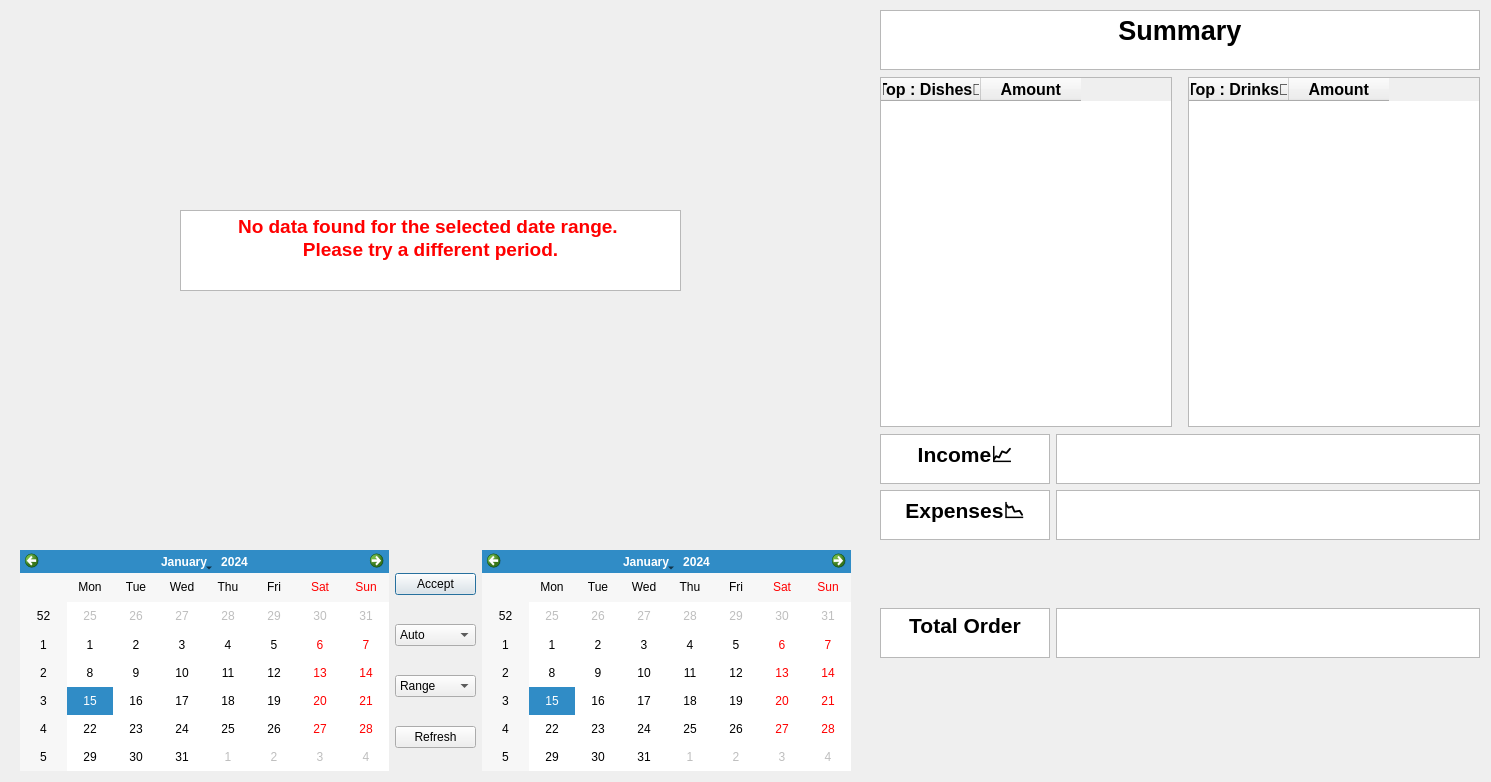
<?xml version="1.0" encoding="UTF-8"?>
<ui version="4.0">
 <class>analysis</class>
 <widget class="QDialog" name="analysis">
  <property name="geometry">
   <rect>
    <x>0</x>
    <y>0</y>
    <width>1491</width>
    <height>782</height>
   </rect>
  </property>
  <property name="windowTitle">
   <string>Dialog</string>
  </property>
  <widget class="QWidget" name="horizontalLayoutWidget">
   <property name="geometry">
    <rect>
     <x>20</x>
     <y>10</y>
     <width>831</width>
     <height>521</height>
    </rect>
   </property>
   <layout class="QHBoxLayout" name="Chart_Layout"/>
  </widget>
  <widget class="QWidget" name="horizontalLayoutWidget_2">
   <property name="geometry">
    <rect>
     <x>20</x>
     <y>550</y>
     <width>831</width>
     <height>221</height>
    </rect>
   </property>
   <layout class="QHBoxLayout" name="horizontalLayout">
    <property name="sizeConstraint">
     <enum>QLayout::SizeConstraint::SetNoConstraint</enum>
    </property>
    <item>
     <widget class="QCalendarWidget" name="calendar_start_date">
      <property name="firstDayOfWeek">
       <enum>Qt::DayOfWeek::Monday</enum>
      </property>
     </widget>
    </item>
    <item>
     <layout class="QVBoxLayout" name="verticalLayout_3">
      <item>
       <widget class="QPushButton" name="accept">
        <property name="text">
         <string>Accept</string>
        </property>
       </widget>
      </item>
      <item>
       <widget class="QComboBox" name="comboBox_Scale_mode">
        <item>
         <property name="text">
          <string>Auto</string>
         </property>
        </item>
        <item>
         <property name="text">
          <string>Scale</string>
         </property>
        </item>
        <item>
         <property name="text">
          <string>Un-Scale</string>
         </property>
        </item>
       </widget>
      </item>
      <item>
       <widget class="QComboBox" name="comboBox_search_mode">
        <item>
         <property name="text">
          <string>Range</string>
         </property>
        </item>
        <item>
         <property name="text">
          <string>Day</string>
         </property>
        </item>
        <item>
         <property name="text">
          <string>Week</string>
         </property>
        </item>
        <item>
         <property name="text">
          <string>Month</string>
         </property>
        </item>
        <item>
         <property name="text">
          <string>Year</string>
         </property>
        </item>
        <item>
         <property name="text">
          <string>All</string>
         </property>
        </item>
       </widget>
      </item>
      <item>
       <widget class="QPushButton" name="Refresh">
        <property name="text">
         <string>Refresh</string>
        </property>
       </widget>
      </item>
     </layout>
    </item>
    <item>
     <widget class="QCalendarWidget" name="calendar_end_date">
      <property name="firstDayOfWeek">
       <enum>Qt::DayOfWeek::Monday</enum>
      </property>
     </widget>
    </item>
   </layout>
  </widget>
  <widget class="QTextEdit" name="NO_DATA">
   <property name="geometry">
    <rect>
     <x>180</x>
     <y>210</y>
     <width>501</width>
     <height>81</height>
    </rect>
   </property>
   <property name="readOnly">
    <bool>true</bool>
   </property>
   <property name="html">
    <string>&lt;!DOCTYPE HTML PUBLIC &quot;-//W3C//DTD HTML 4.0//EN&quot; &quot;http://www.w3.org/TR/REC-html40/strict.dtd&quot;&gt;
&lt;html&gt;&lt;head&gt;&lt;meta name=&quot;qrichtext&quot; content=&quot;1&quot; /&gt;&lt;meta charset=&quot;utf-8&quot; /&gt;&lt;style type=&quot;text/css&quot;&gt;
p, li { white-space: pre-wrap; }
hr { height: 1px; border-width: 0; }
li.unchecked::marker { content: &quot;\2610&quot;; }
li.checked::marker { content: &quot;\2612&quot;; }
&lt;/style&gt;&lt;/head&gt;&lt;body style=&quot; font-family:'Segoe UI'; font-size:9pt; font-weight:400; font-style:normal;&quot;&gt;
&lt;p align=&quot;center&quot; style=&quot; margin-top:0px; margin-bottom:0px; margin-left:0px; margin-right:0px; -qt-block-indent:0; text-indent:0px;&quot;&gt;&lt;span style=&quot; font-size:14pt; font-weight:700; color:#ff0000;&quot;&gt;No data found for the selected date range. &lt;/span&gt;&lt;/p&gt;
&lt;p align=&quot;center&quot; style=&quot; margin-top:0px; margin-bottom:0px; margin-left:0px; margin-right:0px; -qt-block-indent:0; text-indent:0px;&quot;&gt;&lt;span style=&quot; font-size:14pt; font-weight:700; color:#ff0000;&quot;&gt;Please try a different period.&lt;/span&gt;&lt;/p&gt;&lt;/body&gt;&lt;/html&gt;</string>
   </property>
  </widget>
  <widget class="QWidget" name="verticalLayoutWidget">
   <property name="geometry">
    <rect>
     <x>880</x>
     <y>10</y>
     <width>600</width>
     <height>761</height>
    </rect>
   </property>
   <layout class="QVBoxLayout" name="verticalLayout">
    <item>
     <widget class="QTextEdit" name="text_Summary">
      <property name="enabled">
       <bool>true</bool>
      </property>
      <property name="minimumSize">
       <size>
        <width>0</width>
        <height>0</height>
       </size>
      </property>
      <property name="maximumSize">
       <size>
        <width>16777215</width>
        <height>60</height>
       </size>
      </property>
      <property name="readOnly">
       <bool>true</bool>
      </property>
      <property name="html">
       <string>&lt;!DOCTYPE HTML PUBLIC &quot;-//W3C//DTD HTML 4.0//EN&quot; &quot;http://www.w3.org/TR/REC-html40/strict.dtd&quot;&gt;
&lt;html&gt;&lt;head&gt;&lt;meta name=&quot;qrichtext&quot; content=&quot;1&quot; /&gt;&lt;meta charset=&quot;utf-8&quot; /&gt;&lt;style type=&quot;text/css&quot;&gt;
p, li { white-space: pre-wrap; }
hr { height: 1px; border-width: 0; }
li.unchecked::marker { content: &quot;\2610&quot;; }
li.checked::marker { content: &quot;\2612&quot;; }
&lt;/style&gt;&lt;/head&gt;&lt;body style=&quot; font-family:'Segoe UI'; font-size:9pt; font-weight:400; font-style:normal;&quot;&gt;
&lt;p align=&quot;center&quot; style=&quot; margin-top:0px; margin-bottom:0px; margin-left:0px; margin-right:0px; -qt-block-indent:0; text-indent:0px;&quot;&gt;&lt;span style=&quot; font-size:20pt; font-weight:700;&quot;&gt;Summary&lt;/span&gt;&lt;/p&gt;&lt;/body&gt;&lt;/html&gt;</string>
      </property>
     </widget>
    </item>
    <item>
     <spacer name="verticalSpacer">
      <property name="orientation">
       <enum>Qt::Orientation::Vertical</enum>
      </property>
      <property name="sizeType">
       <enum>QSizePolicy::Policy::Minimum</enum>
      </property>
      <property name="sizeHint" stdset="0">
       <size>
        <width>1</width>
        <height>1</height>
       </size>
      </property>
     </spacer>
    </item>
    <item>
     <layout class="QHBoxLayout" name="horizontalLayout_3">
      <item>
       <widget class="QTableWidget" name="Top_Dished">
        <property name="font">
         <font>
          <pointsize>12</pointsize>
         </font>
        </property>
        <property name="editTriggers">
         <set>QAbstractItemView::EditTrigger::NoEditTriggers</set>
        </property>
        <column>
         <property name="text">
          <string>Top : Dishes🍝</string>
         </property>
         <property name="font">
          <font>
           <pointsize>12</pointsize>
           <bold>true</bold>
          </font>
         </property>
        </column>
        <column>
         <property name="text">
          <string> Amount </string>
         </property>
         <property name="font">
          <font>
           <pointsize>12</pointsize>
           <bold>true</bold>
          </font>
         </property>
        </column>
       </widget>
      </item>
      <item>
       <spacer name="horizontalSpacer">
        <property name="orientation">
         <enum>Qt::Orientation::Horizontal</enum>
        </property>
        <property name="sizeType">
         <enum>QSizePolicy::Policy::Minimum</enum>
        </property>
        <property name="sizeHint" stdset="0">
         <size>
          <width>10</width>
          <height>20</height>
         </size>
        </property>
       </spacer>
      </item>
      <item>
       <widget class="QTableWidget" name="Top_Drinks">
        <property name="minimumSize">
         <size>
          <width>0</width>
          <height>350</height>
         </size>
        </property>
        <property name="font">
         <font>
          <pointsize>12</pointsize>
         </font>
        </property>
        <property name="editTriggers">
         <set>QAbstractItemView::EditTrigger::NoEditTriggers</set>
        </property>
        <column>
         <property name="text">
          <string>Top : Drinks🍹</string>
         </property>
         <property name="font">
          <font>
           <pointsize>12</pointsize>
           <bold>true</bold>
          </font>
         </property>
        </column>
        <column>
         <property name="text">
          <string> Amount </string>
         </property>
         <property name="font">
          <font>
           <pointsize>12</pointsize>
           <bold>true</bold>
          </font>
         </property>
        </column>
       </widget>
      </item>
     </layout>
    </item>
    <item>
     <spacer name="verticalSpacer_3">
      <property name="orientation">
       <enum>Qt::Orientation::Vertical</enum>
      </property>
      <property name="sizeType">
       <enum>QSizePolicy::Policy::Minimum</enum>
      </property>
      <property name="sizeHint" stdset="0">
       <size>
        <width>20</width>
        <height>1</height>
       </size>
      </property>
     </spacer>
    </item>
    <item>
     <layout class="QHBoxLayout" name="horizontalLayout_2">
      <item>
       <layout class="QVBoxLayout" name="verticalLayout_4">
        <item>
         <widget class="QTextEdit" name="text_Expenses">
          <property name="minimumSize">
           <size>
            <width>0</width>
            <height>0</height>
           </size>
          </property>
          <property name="maximumSize">
           <size>
            <width>170</width>
            <height>50</height>
           </size>
          </property>
          <property name="readOnly">
           <bool>true</bool>
          </property>
          <property name="html">
           <string>&lt;!DOCTYPE HTML PUBLIC &quot;-//W3C//DTD HTML 4.0//EN&quot; &quot;http://www.w3.org/TR/REC-html40/strict.dtd&quot;&gt;
&lt;html&gt;&lt;head&gt;&lt;meta name=&quot;qrichtext&quot; content=&quot;1&quot; /&gt;&lt;meta charset=&quot;utf-8&quot; /&gt;&lt;style type=&quot;text/css&quot;&gt;
p, li { white-space: pre-wrap; }
hr { height: 1px; border-width: 0; }
li.unchecked::marker { content: &quot;\2610&quot;; }
li.checked::marker { content: &quot;\2612&quot;; }
&lt;/style&gt;&lt;/head&gt;&lt;body style=&quot; font-family:'Segoe UI'; font-size:9pt; font-weight:400; font-style:normal;&quot;&gt;
&lt;p align=&quot;center&quot; style=&quot; margin-top:0px; margin-bottom:0px; margin-left:0px; margin-right:0px; -qt-block-indent:0; text-indent:0px;&quot;&gt;&lt;span style=&quot; font-size:16pt; font-weight:700;&quot;&gt;Income📈&lt;/span&gt;&lt;/p&gt;&lt;/body&gt;&lt;/html&gt;</string>
          </property>
         </widget>
        </item>
        <item>
         <widget class="QTextEdit" name="text_Income">
          <property name="minimumSize">
           <size>
            <width>0</width>
            <height>0</height>
           </size>
          </property>
          <property name="maximumSize">
           <size>
            <width>170</width>
            <height>50</height>
           </size>
          </property>
          <property name="readOnly">
           <bool>true</bool>
          </property>
          <property name="html">
           <string>&lt;!DOCTYPE HTML PUBLIC &quot;-//W3C//DTD HTML 4.0//EN&quot; &quot;http://www.w3.org/TR/REC-html40/strict.dtd&quot;&gt;
&lt;html&gt;&lt;head&gt;&lt;meta name=&quot;qrichtext&quot; content=&quot;1&quot; /&gt;&lt;meta charset=&quot;utf-8&quot; /&gt;&lt;style type=&quot;text/css&quot;&gt;
p, li { white-space: pre-wrap; }
hr { height: 1px; border-width: 0; }
li.unchecked::marker { content: &quot;\2610&quot;; }
li.checked::marker { content: &quot;\2612&quot;; }
&lt;/style&gt;&lt;/head&gt;&lt;body style=&quot; font-family:'Segoe UI'; font-size:9pt; font-weight:400; font-style:normal;&quot;&gt;
&lt;p align=&quot;center&quot; style=&quot; margin-top:0px; margin-bottom:0px; margin-left:0px; margin-right:0px; -qt-block-indent:0; text-indent:0px;&quot;&gt;&lt;span style=&quot; font-size:16pt; font-weight:700;&quot;&gt;Expenses📉&lt;/span&gt;&lt;/p&gt;&lt;/body&gt;&lt;/html&gt;</string>
          </property>
         </widget>
        </item>
       </layout>
      </item>
      <item>
       <layout class="QVBoxLayout" name="verticalLayout_2">
        <item>
         <widget class="QTextEdit" name="Income_in_range">
          <property name="minimumSize">
           <size>
            <width>400</width>
            <height>0</height>
           </size>
          </property>
          <property name="maximumSize">
           <size>
            <width>16777215</width>
            <height>50</height>
           </size>
          </property>
          <property name="readOnly">
           <bool>true</bool>
          </property>
          <property name="html">
           <string>&lt;!DOCTYPE HTML PUBLIC &quot;-//W3C//DTD HTML 4.0//EN&quot; &quot;http://www.w3.org/TR/REC-html40/strict.dtd&quot;&gt;
&lt;html&gt;&lt;head&gt;&lt;meta name=&quot;qrichtext&quot; content=&quot;1&quot; /&gt;&lt;meta charset=&quot;utf-8&quot; /&gt;&lt;style type=&quot;text/css&quot;&gt;
p, li { white-space: pre-wrap; }
hr { height: 1px; border-width: 0; }
li.unchecked::marker { content: &quot;\2610&quot;; }
li.checked::marker { content: &quot;\2612&quot;; }
&lt;/style&gt;&lt;/head&gt;&lt;body style=&quot; font-family:'Segoe UI'; font-size:9pt; font-weight:400; font-style:normal;&quot;&gt;
&lt;p align=&quot;center&quot; style=&quot;-qt-paragraph-type:empty; margin-top:0px; margin-bottom:0px; margin-left:0px; margin-right:0px; -qt-block-indent:0; text-indent:0px;&quot;&gt;&lt;br /&gt;&lt;/p&gt;&lt;/body&gt;&lt;/html&gt;</string>
          </property>
         </widget>
        </item>
        <item>
         <widget class="QTextEdit" name="Expenses_in_range">
          <property name="minimumSize">
           <size>
            <width>0</width>
            <height>0</height>
           </size>
          </property>
          <property name="maximumSize">
           <size>
            <width>16777215</width>
            <height>50</height>
           </size>
          </property>
          <property name="readOnly">
           <bool>true</bool>
          </property>
          <property name="html">
           <string>&lt;!DOCTYPE HTML PUBLIC &quot;-//W3C//DTD HTML 4.0//EN&quot; &quot;http://www.w3.org/TR/REC-html40/strict.dtd&quot;&gt;
&lt;html&gt;&lt;head&gt;&lt;meta name=&quot;qrichtext&quot; content=&quot;1&quot; /&gt;&lt;meta charset=&quot;utf-8&quot; /&gt;&lt;style type=&quot;text/css&quot;&gt;
p, li { white-space: pre-wrap; }
hr { height: 1px; border-width: 0; }
li.unchecked::marker { content: &quot;\2610&quot;; }
li.checked::marker { content: &quot;\2612&quot;; }
&lt;/style&gt;&lt;/head&gt;&lt;body style=&quot; font-family:'Segoe UI'; font-size:9pt; font-weight:400; font-style:normal;&quot;&gt;
&lt;p align=&quot;center&quot; style=&quot;-qt-paragraph-type:empty; margin-top:0px; margin-bottom:0px; margin-left:0px; margin-right:0px; -qt-block-indent:0; text-indent:0px;&quot;&gt;&lt;br /&gt;&lt;/p&gt;&lt;/body&gt;&lt;/html&gt;</string>
          </property>
         </widget>
        </item>
       </layout>
      </item>
     </layout>
    </item>
    <item>
     <spacer name="verticalSpacer_2">
      <property name="orientation">
       <enum>Qt::Orientation::Vertical</enum>
      </property>
      <property name="sizeType">
       <enum>QSizePolicy::Policy::Preferred</enum>
      </property>
      <property name="sizeHint" stdset="0">
       <size>
        <width>20</width>
        <height>250</height>
       </size>
      </property>
     </spacer>
    </item>
    <item>
     <layout class="QHBoxLayout" name="horizontalLayout_5">
      <item>
       <layout class="QVBoxLayout" name="verticalLayout_7">
        <item>
         <widget class="QTextEdit" name="text_TotalOrder">
          <property name="minimumSize">
           <size>
            <width>0</width>
            <height>0</height>
           </size>
          </property>
          <property name="maximumSize">
           <size>
            <width>170</width>
            <height>50</height>
           </size>
          </property>
          <property name="readOnly">
           <bool>true</bool>
          </property>
          <property name="html">
           <string>&lt;!DOCTYPE HTML PUBLIC &quot;-//W3C//DTD HTML 4.0//EN&quot; &quot;http://www.w3.org/TR/REC-html40/strict.dtd&quot;&gt;
&lt;html&gt;&lt;head&gt;&lt;meta name=&quot;qrichtext&quot; content=&quot;1&quot; /&gt;&lt;meta charset=&quot;utf-8&quot; /&gt;&lt;style type=&quot;text/css&quot;&gt;
p, li { white-space: pre-wrap; }
hr { height: 1px; border-width: 0; }
li.unchecked::marker { content: &quot;\2610&quot;; }
li.checked::marker { content: &quot;\2612&quot;; }
&lt;/style&gt;&lt;/head&gt;&lt;body style=&quot; font-family:'Segoe UI'; font-size:9pt; font-weight:400; font-style:normal;&quot;&gt;
&lt;p align=&quot;center&quot; style=&quot; margin-top:0px; margin-bottom:0px; margin-left:0px; margin-right:0px; -qt-block-indent:0; text-indent:0px;&quot;&gt;&lt;span style=&quot; font-size:16pt; font-weight:700;&quot;&gt;Total Order&lt;/span&gt;&lt;/p&gt;&lt;/body&gt;&lt;/html&gt;</string>
          </property>
         </widget>
        </item>
       </layout>
      </item>
      <item>
       <layout class="QVBoxLayout" name="verticalLayout_8">
        <item>
         <widget class="QTextEdit" name="Total_Order_in_range">
          <property name="minimumSize">
           <size>
            <width>400</width>
            <height>0</height>
           </size>
          </property>
          <property name="maximumSize">
           <size>
            <width>16777215</width>
            <height>50</height>
           </size>
          </property>
          <property name="readOnly">
           <bool>true</bool>
          </property>
          <property name="html">
           <string>&lt;!DOCTYPE HTML PUBLIC &quot;-//W3C//DTD HTML 4.0//EN&quot; &quot;http://www.w3.org/TR/REC-html40/strict.dtd&quot;&gt;
&lt;html&gt;&lt;head&gt;&lt;meta name=&quot;qrichtext&quot; content=&quot;1&quot; /&gt;&lt;meta charset=&quot;utf-8&quot; /&gt;&lt;style type=&quot;text/css&quot;&gt;
p, li { white-space: pre-wrap; }
hr { height: 1px; border-width: 0; }
li.unchecked::marker { content: &quot;\2610&quot;; }
li.checked::marker { content: &quot;\2612&quot;; }
&lt;/style&gt;&lt;/head&gt;&lt;body style=&quot; font-family:'Segoe UI'; font-size:9pt; font-weight:400; font-style:normal;&quot;&gt;
&lt;p align=&quot;center&quot; style=&quot;-qt-paragraph-type:empty; margin-top:0px; margin-bottom:0px; margin-left:0px; margin-right:0px; -qt-block-indent:0; text-indent:0px;&quot;&gt;&lt;br /&gt;&lt;/p&gt;&lt;/body&gt;&lt;/html&gt;</string>
          </property>
         </widget>
        </item>
       </layout>
      </item>
     </layout>
    </item>
    <item>
     <spacer name="verticalSpacer_4">
      <property name="orientation">
       <enum>Qt::Orientation::Vertical</enum>
      </property>
      <property name="sizeType">
       <enum>QSizePolicy::Policy::Preferred</enum>
      </property>
      <property name="sizeHint" stdset="0">
       <size>
        <width>20</width>
        <height>300</height>
       </size>
      </property>
     </spacer>
    </item>
   </layout>
  </widget>
 </widget>
 <resources/>
 <connections/>
</ui>
